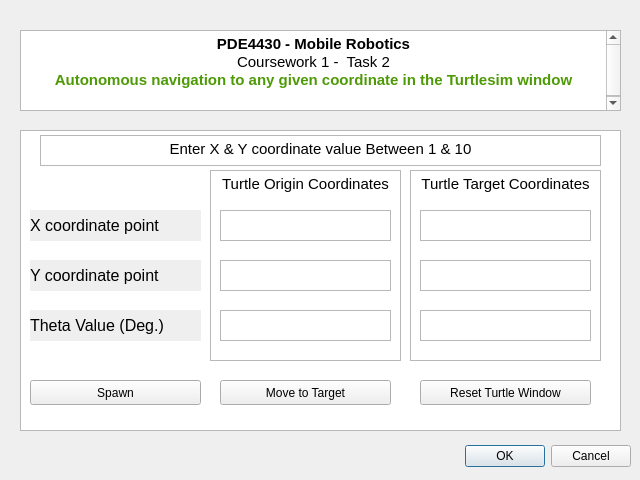
<?xml version="1.0" encoding="UTF-8"?>
<ui version="4.0">
 <class>Dialog</class>
 <widget class="QDialog" name="Dialog">
  <property name="geometry">
   <rect>
    <x>0</x>
    <y>0</y>
    <width>640</width>
    <height>480</height>
   </rect>
  </property>
  <property name="windowTitle">
   <string>Dialog</string>
  </property>
  <widget class="QDialogButtonBox" name="buttonBox">
   <property name="geometry">
    <rect>
     <x>10</x>
     <y>440</y>
     <width>621</width>
     <height>32</height>
    </rect>
   </property>
   <property name="orientation">
    <enum>Qt::Horizontal</enum>
   </property>
   <property name="standardButtons">
    <set>QDialogButtonBox::Cancel|QDialogButtonBox::Ok</set>
   </property>
  </widget>
  <widget class="QTextBrowser" name="textBrowser_5">
   <property name="geometry">
    <rect>
     <x>20</x>
     <y>30</y>
     <width>601</width>
     <height>81</height>
    </rect>
   </property>
   <property name="html">
    <string>&lt;!DOCTYPE HTML PUBLIC &quot;-//W3C//DTD HTML 4.0//EN&quot; &quot;http://www.w3.org/TR/REC-html40/strict.dtd&quot;&gt;
&lt;html&gt;&lt;head&gt;&lt;meta name=&quot;qrichtext&quot; content=&quot;1&quot; /&gt;&lt;style type=&quot;text/css&quot;&gt;
p, li { white-space: pre-wrap; }
&lt;/style&gt;&lt;/head&gt;&lt;body style=&quot; font-family:'Ubuntu'; font-size:11pt; font-weight:400; font-style:normal;&quot;&gt;
&lt;p align=&quot;center&quot; style=&quot; margin-top:0px; margin-bottom:0px; margin-left:0px; margin-right:0px; -qt-block-indent:0; text-indent:0px;&quot;&gt;&lt;span style=&quot; font-weight:600;&quot;&gt;PDE4430 - Mobile Robotics&lt;/span&gt;&lt;/p&gt;
&lt;p align=&quot;center&quot; style=&quot; margin-top:0px; margin-bottom:0px; margin-left:0px; margin-right:0px; -qt-block-indent:0; text-indent:0px;&quot;&gt;Coursework 1 -  Task 2&lt;/p&gt;
&lt;p align=&quot;center&quot; style=&quot; margin-top:0px; margin-bottom:0px; margin-left:0px; margin-right:0px; -qt-block-indent:0; text-indent:0px;&quot;&gt;&lt;span style=&quot; font-weight:600; color:#4e9a06;&quot;&gt;Autonomous navigation to any given coordinate in the Turtlesim window&lt;/span&gt;&lt;/p&gt;
&lt;p style=&quot;-qt-paragraph-type:empty; margin-top:0px; margin-bottom:0px; margin-left:0px; margin-right:0px; -qt-block-indent:0; text-indent:0px;&quot;&gt;&lt;br /&gt;&lt;/p&gt;&lt;/body&gt;&lt;/html&gt;</string>
   </property>
  </widget>
  <widget class="QTextEdit" name="textEdit_3">
   <property name="geometry">
    <rect>
     <x>20</x>
     <y>130</y>
     <width>601</width>
     <height>301</height>
    </rect>
   </property>
  </widget>
  <widget class="QLabel" name="label">
   <property name="geometry">
    <rect>
     <x>30</x>
     <y>210</y>
     <width>171</width>
     <height>31</height>
    </rect>
   </property>
   <property name="font">
    <font>
     <pointsize>12</pointsize>
    </font>
   </property>
   <property name="autoFillBackground">
    <bool>true</bool>
   </property>
   <property name="text">
    <string>X coordinate point</string>
   </property>
  </widget>
  <widget class="QLabel" name="label_2">
   <property name="geometry">
    <rect>
     <x>30</x>
     <y>260</y>
     <width>171</width>
     <height>31</height>
    </rect>
   </property>
   <property name="font">
    <font>
     <pointsize>12</pointsize>
    </font>
   </property>
   <property name="autoFillBackground">
    <bool>true</bool>
   </property>
   <property name="text">
    <string>Y coordinate point</string>
   </property>
  </widget>
  <widget class="QLabel" name="label_3">
   <property name="geometry">
    <rect>
     <x>30</x>
     <y>310</y>
     <width>171</width>
     <height>31</height>
    </rect>
   </property>
   <property name="font">
    <font>
     <pointsize>12</pointsize>
    </font>
   </property>
   <property name="autoFillBackground">
    <bool>true</bool>
   </property>
   <property name="text">
    <string>Theta Value (Deg.)</string>
   </property>
  </widget>
  <widget class="QTextEdit" name="textEdit_4">
   <property name="geometry">
    <rect>
     <x>210</x>
     <y>170</y>
     <width>191</width>
     <height>191</height>
    </rect>
   </property>
   <property name="html">
    <string>&lt;!DOCTYPE HTML PUBLIC &quot;-//W3C//DTD HTML 4.0//EN&quot; &quot;http://www.w3.org/TR/REC-html40/strict.dtd&quot;&gt;
&lt;html&gt;&lt;head&gt;&lt;meta name=&quot;qrichtext&quot; content=&quot;1&quot; /&gt;&lt;style type=&quot;text/css&quot;&gt;
p, li { white-space: pre-wrap; }
&lt;/style&gt;&lt;/head&gt;&lt;body style=&quot; font-family:'Ubuntu'; font-size:11pt; font-weight:400; font-style:normal;&quot;&gt;
&lt;p align=&quot;center&quot; style=&quot; margin-top:0px; margin-bottom:0px; margin-left:0px; margin-right:0px; -qt-block-indent:0; text-indent:0px;&quot;&gt;Turtle Origin Coordinates&lt;/p&gt;&lt;/body&gt;&lt;/html&gt;</string>
   </property>
  </widget>
  <widget class="QTextEdit" name="textEdit_5">
   <property name="geometry">
    <rect>
     <x>410</x>
     <y>170</y>
     <width>191</width>
     <height>191</height>
    </rect>
   </property>
   <property name="html">
    <string>&lt;!DOCTYPE HTML PUBLIC &quot;-//W3C//DTD HTML 4.0//EN&quot; &quot;http://www.w3.org/TR/REC-html40/strict.dtd&quot;&gt;
&lt;html&gt;&lt;head&gt;&lt;meta name=&quot;qrichtext&quot; content=&quot;1&quot; /&gt;&lt;style type=&quot;text/css&quot;&gt;
p, li { white-space: pre-wrap; }
&lt;/style&gt;&lt;/head&gt;&lt;body style=&quot; font-family:'Ubuntu'; font-size:11pt; font-weight:400; font-style:normal;&quot;&gt;
&lt;p align=&quot;center&quot; style=&quot; margin-top:0px; margin-bottom:0px; margin-left:0px; margin-right:0px; -qt-block-indent:0; text-indent:0px;&quot;&gt;Turtle Target Coordinates&lt;/p&gt;&lt;/body&gt;&lt;/html&gt;</string>
   </property>
  </widget>
  <widget class="QTextEdit" name="origin_x">
   <property name="geometry">
    <rect>
     <x>220</x>
     <y>210</y>
     <width>171</width>
     <height>31</height>
    </rect>
   </property>
   <property name="font">
    <font>
     <family>URW Bookman</family>
     <pointsize>11</pointsize>
     <weight>75</weight>
     <bold>true</bold>
    </font>
   </property>
   <property name="html">
    <string>&lt;!DOCTYPE HTML PUBLIC &quot;-//W3C//DTD HTML 4.0//EN&quot; &quot;http://www.w3.org/TR/REC-html40/strict.dtd&quot;&gt;
&lt;html&gt;&lt;head&gt;&lt;meta name=&quot;qrichtext&quot; content=&quot;1&quot; /&gt;&lt;style type=&quot;text/css&quot;&gt;
p, li { white-space: pre-wrap; }
&lt;/style&gt;&lt;/head&gt;&lt;body style=&quot; font-family:'URW Bookman'; font-size:11pt; font-weight:600; font-style:normal;&quot;&gt;
&lt;p align=&quot;center&quot; style=&quot;-qt-paragraph-type:empty; margin-top:0px; margin-bottom:0px; margin-left:0px; margin-right:0px; -qt-block-indent:0; text-indent:0px; font-family:'Ubuntu'; font-weight:400;&quot;&gt;&lt;br /&gt;&lt;/p&gt;&lt;/body&gt;&lt;/html&gt;</string>
   </property>
  </widget>
  <widget class="QTextEdit" name="Origin_y">
   <property name="geometry">
    <rect>
     <x>220</x>
     <y>260</y>
     <width>171</width>
     <height>31</height>
    </rect>
   </property>
   <property name="font">
    <font>
     <family>URW Bookman</family>
     <pointsize>11</pointsize>
     <weight>75</weight>
     <bold>true</bold>
    </font>
   </property>
   <property name="html">
    <string>&lt;!DOCTYPE HTML PUBLIC &quot;-//W3C//DTD HTML 4.0//EN&quot; &quot;http://www.w3.org/TR/REC-html40/strict.dtd&quot;&gt;
&lt;html&gt;&lt;head&gt;&lt;meta name=&quot;qrichtext&quot; content=&quot;1&quot; /&gt;&lt;style type=&quot;text/css&quot;&gt;
p, li { white-space: pre-wrap; }
&lt;/style&gt;&lt;/head&gt;&lt;body style=&quot; font-family:'URW Bookman'; font-size:11pt; font-weight:600; font-style:normal;&quot;&gt;
&lt;p align=&quot;center&quot; style=&quot;-qt-paragraph-type:empty; margin-top:0px; margin-bottom:0px; margin-left:0px; margin-right:0px; -qt-block-indent:0; text-indent:0px; font-family:'Ubuntu'; font-weight:400;&quot;&gt;&lt;br /&gt;&lt;/p&gt;&lt;/body&gt;&lt;/html&gt;</string>
   </property>
  </widget>
  <widget class="QTextEdit" name="origin_theta">
   <property name="geometry">
    <rect>
     <x>220</x>
     <y>310</y>
     <width>171</width>
     <height>31</height>
    </rect>
   </property>
   <property name="font">
    <font>
     <family>URW Bookman</family>
     <pointsize>11</pointsize>
     <weight>75</weight>
     <bold>true</bold>
    </font>
   </property>
   <property name="html">
    <string>&lt;!DOCTYPE HTML PUBLIC &quot;-//W3C//DTD HTML 4.0//EN&quot; &quot;http://www.w3.org/TR/REC-html40/strict.dtd&quot;&gt;
&lt;html&gt;&lt;head&gt;&lt;meta name=&quot;qrichtext&quot; content=&quot;1&quot; /&gt;&lt;style type=&quot;text/css&quot;&gt;
p, li { white-space: pre-wrap; }
&lt;/style&gt;&lt;/head&gt;&lt;body style=&quot; font-family:'URW Bookman'; font-size:11pt; font-weight:600; font-style:normal;&quot;&gt;
&lt;p align=&quot;center&quot; style=&quot;-qt-paragraph-type:empty; margin-top:0px; margin-bottom:0px; margin-left:0px; margin-right:0px; -qt-block-indent:0; text-indent:0px; font-family:'Ubuntu'; font-weight:400;&quot;&gt;&lt;br /&gt;&lt;/p&gt;&lt;/body&gt;&lt;/html&gt;</string>
   </property>
  </widget>
  <widget class="QTextEdit" name="Target_Theta">
   <property name="geometry">
    <rect>
     <x>420</x>
     <y>310</y>
     <width>171</width>
     <height>31</height>
    </rect>
   </property>
   <property name="font">
    <font>
     <family>URW Bookman</family>
     <pointsize>11</pointsize>
     <weight>75</weight>
     <bold>true</bold>
    </font>
   </property>
   <property name="html">
    <string>&lt;!DOCTYPE HTML PUBLIC &quot;-//W3C//DTD HTML 4.0//EN&quot; &quot;http://www.w3.org/TR/REC-html40/strict.dtd&quot;&gt;
&lt;html&gt;&lt;head&gt;&lt;meta name=&quot;qrichtext&quot; content=&quot;1&quot; /&gt;&lt;style type=&quot;text/css&quot;&gt;
p, li { white-space: pre-wrap; }
&lt;/style&gt;&lt;/head&gt;&lt;body style=&quot; font-family:'URW Bookman'; font-size:11pt; font-weight:600; font-style:normal;&quot;&gt;
&lt;p align=&quot;center&quot; style=&quot;-qt-paragraph-type:empty; margin-top:0px; margin-bottom:0px; margin-left:0px; margin-right:0px; -qt-block-indent:0; text-indent:0px; font-family:'Ubuntu'; font-weight:400;&quot;&gt;&lt;br /&gt;&lt;/p&gt;&lt;/body&gt;&lt;/html&gt;</string>
   </property>
  </widget>
  <widget class="QTextEdit" name="Target_x">
   <property name="geometry">
    <rect>
     <x>420</x>
     <y>210</y>
     <width>171</width>
     <height>31</height>
    </rect>
   </property>
   <property name="font">
    <font>
     <family>URW Bookman</family>
     <pointsize>11</pointsize>
     <weight>75</weight>
     <bold>true</bold>
    </font>
   </property>
   <property name="html">
    <string>&lt;!DOCTYPE HTML PUBLIC &quot;-//W3C//DTD HTML 4.0//EN&quot; &quot;http://www.w3.org/TR/REC-html40/strict.dtd&quot;&gt;
&lt;html&gt;&lt;head&gt;&lt;meta name=&quot;qrichtext&quot; content=&quot;1&quot; /&gt;&lt;style type=&quot;text/css&quot;&gt;
p, li { white-space: pre-wrap; }
&lt;/style&gt;&lt;/head&gt;&lt;body style=&quot; font-family:'URW Bookman'; font-size:11pt; font-weight:600; font-style:normal;&quot;&gt;
&lt;p align=&quot;center&quot; style=&quot;-qt-paragraph-type:empty; margin-top:0px; margin-bottom:0px; margin-left:0px; margin-right:0px; -qt-block-indent:0; text-indent:0px; font-family:'Ubuntu'; font-weight:400;&quot;&gt;&lt;br /&gt;&lt;/p&gt;&lt;/body&gt;&lt;/html&gt;</string>
   </property>
  </widget>
  <widget class="QTextEdit" name="Target_y">
   <property name="geometry">
    <rect>
     <x>420</x>
     <y>260</y>
     <width>171</width>
     <height>31</height>
    </rect>
   </property>
   <property name="font">
    <font>
     <family>URW Bookman</family>
     <pointsize>11</pointsize>
     <weight>75</weight>
     <bold>true</bold>
    </font>
   </property>
   <property name="html">
    <string>&lt;!DOCTYPE HTML PUBLIC &quot;-//W3C//DTD HTML 4.0//EN&quot; &quot;http://www.w3.org/TR/REC-html40/strict.dtd&quot;&gt;
&lt;html&gt;&lt;head&gt;&lt;meta name=&quot;qrichtext&quot; content=&quot;1&quot; /&gt;&lt;style type=&quot;text/css&quot;&gt;
p, li { white-space: pre-wrap; }
&lt;/style&gt;&lt;/head&gt;&lt;body style=&quot; font-family:'URW Bookman'; font-size:11pt; font-weight:600; font-style:normal;&quot;&gt;
&lt;p align=&quot;center&quot; style=&quot;-qt-paragraph-type:empty; margin-top:0px; margin-bottom:0px; margin-left:0px; margin-right:0px; -qt-block-indent:0; text-indent:0px; font-family:'Ubuntu'; font-weight:400;&quot;&gt;&lt;br /&gt;&lt;/p&gt;&lt;/body&gt;&lt;/html&gt;</string>
   </property>
  </widget>
  <widget class="QTextBrowser" name="textBrowser">
   <property name="geometry">
    <rect>
     <x>40</x>
     <y>135</y>
     <width>561</width>
     <height>31</height>
    </rect>
   </property>
   <property name="html">
    <string>&lt;!DOCTYPE HTML PUBLIC &quot;-//W3C//DTD HTML 4.0//EN&quot; &quot;http://www.w3.org/TR/REC-html40/strict.dtd&quot;&gt;
&lt;html&gt;&lt;head&gt;&lt;meta name=&quot;qrichtext&quot; content=&quot;1&quot; /&gt;&lt;style type=&quot;text/css&quot;&gt;
p, li { white-space: pre-wrap; }
&lt;/style&gt;&lt;/head&gt;&lt;body style=&quot; font-family:'Ubuntu'; font-size:11pt; font-weight:400; font-style:normal;&quot;&gt;
&lt;p align=&quot;center&quot; style=&quot; margin-top:0px; margin-bottom:0px; margin-left:0px; margin-right:0px; -qt-block-indent:0; text-indent:0px;&quot;&gt;Enter X &amp;amp; Y coordinate value Between 1 &amp;amp; 10&lt;/p&gt;&lt;/body&gt;&lt;/html&gt;</string>
   </property>
  </widget>
  <widget class="QPushButton" name="move_to_target">
   <property name="geometry">
    <rect>
     <x>220</x>
     <y>380</y>
     <width>171</width>
     <height>25</height>
    </rect>
   </property>
   <property name="text">
    <string>Move to Target</string>
   </property>
  </widget>
  <widget class="QPushButton" name="Rest_turtle">
   <property name="geometry">
    <rect>
     <x>420</x>
     <y>380</y>
     <width>171</width>
     <height>25</height>
    </rect>
   </property>
   <property name="text">
    <string>Reset Turtle Window</string>
   </property>
  </widget>
  <widget class="QPushButton" name="move_to_target_2">
   <property name="geometry">
    <rect>
     <x>30</x>
     <y>380</y>
     <width>171</width>
     <height>25</height>
    </rect>
   </property>
   <property name="text">
    <string>Spawn</string>
   </property>
  </widget>
 </widget>
 <resources/>
 <connections>
  <connection>
   <sender>buttonBox</sender>
   <signal>accepted()</signal>
   <receiver>Dialog</receiver>
   <slot>accept()</slot>
   <hints>
    <hint type="sourcelabel">
     <x>248</x>
     <y>254</y>
    </hint>
    <hint type="destinationlabel">
     <x>157</x>
     <y>274</y>
    </hint>
   </hints>
  </connection>
  <connection>
   <sender>buttonBox</sender>
   <signal>rejected()</signal>
   <receiver>Dialog</receiver>
   <slot>reject()</slot>
   <hints>
    <hint type="sourcelabel">
     <x>316</x>
     <y>260</y>
    </hint>
    <hint type="destinationlabel">
     <x>286</x>
     <y>274</y>
    </hint>
   </hints>
  </connection>
 </connections>
</ui>
